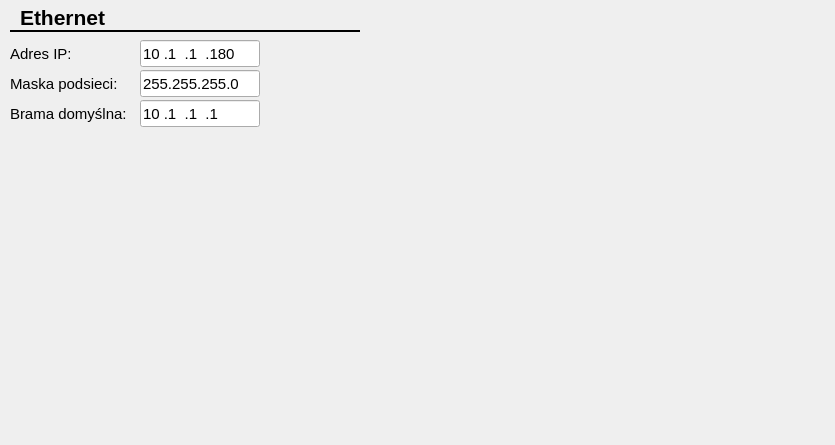
<?xml version="1.0" encoding="UTF-8"?>
<ui version="4.0">
 <class>CEthernetCfgForm</class>
 <widget class="QWidget" name="CEthernetCfgForm">
  <property name="geometry">
   <rect>
    <x>0</x>
    <y>0</y>
    <width>835</width>
    <height>445</height>
   </rect>
  </property>
  <property name="windowTitle">
   <string>Form</string>
  </property>
  <widget class="QLabel" name="label_13">
   <property name="geometry">
    <rect>
     <x>20</x>
     <y>5</y>
     <width>220</width>
     <height>25</height>
    </rect>
   </property>
   <property name="font">
    <font>
     <family>Arial</family>
     <pointsize>16</pointsize>
     <weight>75</weight>
     <bold>true</bold>
     <underline>false</underline>
    </font>
   </property>
   <property name="text">
    <string>Ethernet</string>
   </property>
   <property name="textFormat">
    <enum>Qt::AutoText</enum>
   </property>
  </widget>
  <widget class="Line" name="line">
   <property name="geometry">
    <rect>
     <x>10</x>
     <y>30</y>
     <width>350</width>
     <height>3</height>
    </rect>
   </property>
   <property name="frameShadow">
    <enum>QFrame::Plain</enum>
   </property>
   <property name="lineWidth">
    <number>2</number>
   </property>
   <property name="orientation">
    <enum>Qt::Horizontal</enum>
   </property>
  </widget>
  <widget class="QLabel" name="label_77">
   <property name="geometry">
    <rect>
     <x>10</x>
     <y>45</y>
     <width>60</width>
     <height>17</height>
    </rect>
   </property>
   <property name="font">
    <font>
     <family>Arial</family>
     <pointsize>11</pointsize>
    </font>
   </property>
   <property name="text">
    <string>Adres IP:</string>
   </property>
  </widget>
  <widget class="QLabel" name="label_79">
   <property name="geometry">
    <rect>
     <x>10</x>
     <y>105</y>
     <width>120</width>
     <height>17</height>
    </rect>
   </property>
   <property name="font">
    <font>
     <family>Arial</family>
     <pointsize>11</pointsize>
    </font>
   </property>
   <property name="text">
    <string>Brama domyślna:</string>
   </property>
  </widget>
  <widget class="QLineEdit" name="ipAddrEdit">
   <property name="geometry">
    <rect>
     <x>140</x>
     <y>40</y>
     <width>120</width>
     <height>27</height>
    </rect>
   </property>
   <property name="font">
    <font>
     <family>Arial</family>
     <pointsize>11</pointsize>
    </font>
   </property>
   <property name="inputMask">
    <string>000.000.000.000</string>
   </property>
   <property name="text">
    <string>10.1.1.180</string>
   </property>
  </widget>
  <widget class="QLineEdit" name="gatewayEdit">
   <property name="geometry">
    <rect>
     <x>140</x>
     <y>100</y>
     <width>120</width>
     <height>27</height>
    </rect>
   </property>
   <property name="font">
    <font>
     <family>Arial</family>
     <pointsize>11</pointsize>
    </font>
   </property>
   <property name="inputMask">
    <string>000.000.000.000</string>
   </property>
   <property name="text">
    <string>10.1.1.1</string>
   </property>
  </widget>
  <widget class="QLineEdit" name="maskEdit">
   <property name="geometry">
    <rect>
     <x>140</x>
     <y>70</y>
     <width>120</width>
     <height>27</height>
    </rect>
   </property>
   <property name="font">
    <font>
     <family>Arial</family>
     <pointsize>11</pointsize>
    </font>
   </property>
   <property name="inputMask">
    <string>000.000.000.000</string>
   </property>
   <property name="text">
    <string>255.255.255.0</string>
   </property>
  </widget>
  <widget class="QLabel" name="label_78">
   <property name="geometry">
    <rect>
     <x>10</x>
     <y>75</y>
     <width>110</width>
     <height>17</height>
    </rect>
   </property>
   <property name="font">
    <font>
     <family>Arial</family>
     <pointsize>11</pointsize>
    </font>
   </property>
   <property name="text">
    <string>Maska podsieci:</string>
   </property>
  </widget>
 </widget>
 <tabstops>
  <tabstop>ipAddrEdit</tabstop>
  <tabstop>maskEdit</tabstop>
  <tabstop>gatewayEdit</tabstop>
 </tabstops>
 <resources/>
 <connections/>
</ui>
